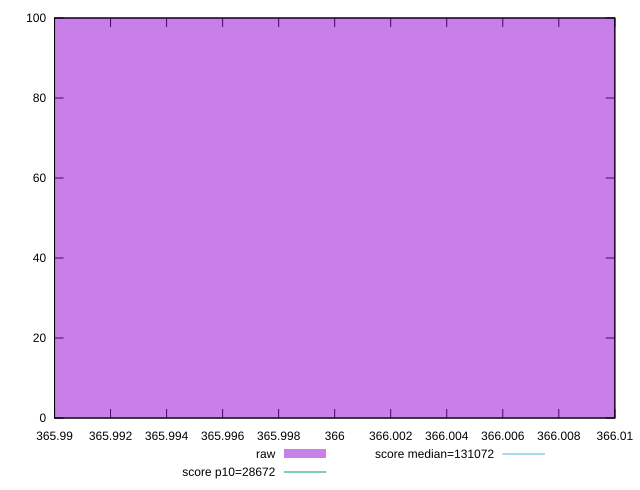

Generate this figure with gnuplot:
reset

$raw <<EOF
366 100
EOF

set key outside below
set boxwidth 0.1
set xrange [365.99:366.01]
set yrange [0:100]
set trange [0:100]
set style fill transparent solid 0.5 noborder

set parametric
set terminal svg size 640, 490 enhanced background rgb 'white'
set output "report_00020_2021-02-19T21:17:38.612Z2/uses-long-cache-ttl/samples/pages+cached+noadtech/raw/histogram.svg"

plot $raw title "raw" with boxes, \
     28672,t title "score p10=28672", \
     131072,t title "score median=131072"

reset
